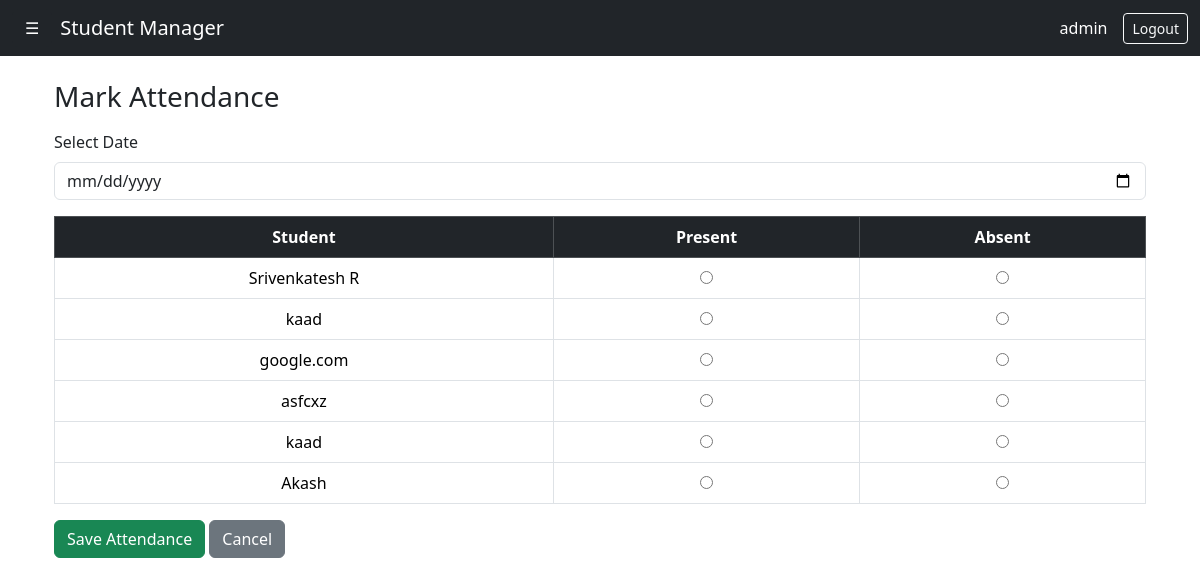
The page /attendance/mark/ (signed in) on the database its author committed.
### core/models.py (models this page shows, shortened)
class Student(models.Model):
    user = models.OneToOneField(
         User,
         on_delete=models.CASCADE,
         null=True,
         blank=True
    )
    DEPARTMENT_CHOICES = [
        ('CSE', 'Computer Science'),
        ('ECE', 'Electronics'),
        ('EEE', 'Electrical'),
        ('ME', 'Mechanical'),
        ('CE', 'Civil'),
    ]
    name = models.CharField(max_length=100)
    email = models.EmailField(unique=True)
    age = models.IntegerField(
        validators=[MinValueValidator(1)]
    )
    roll_number = models.CharField(max_length=20)
    department = models.CharField(max_length=100, choices=DEPARTMENT_CHOICES)
    year = models.IntegerField()
    image = models.ImageField(upload_to='students/', blank=True, null=True)
    created_at = models.DateTimeField(auto_now_add=True)

### core/views.py (the view, shortened to what this page needs)
# urls.py: path("attendance/mark/", views.mark_attendance, name="mark_attendance"),
@login_required
@user_passes_test(is_staff_user)
def mark_attendance(request):
    date = request.GET.get('date') or request.POST.get('date') or now().date()
    students = Student.objects.all()
    attendance_map = {
        att.student_id: att.status
        for att in Attendance.objects.filter(date=date)
    }
    context = {
        "students": students,
        "date": date,
        "attendance_map": attendance_map,  # 👈 VERY IMPORTANT
    }
    return render(request, "core/attendance_form.html", context)

### core/templatetags/dict_extras.py (called while the page is built)
@register.filter
def get_item(dictionary, key):
    return dictionary.get(key)

### core/views.py (called while the page is built)
def is_staff_user(user):
    return user.is_authenticated and user.is_staff

### templates/core/attendance_form.html (shortened to what this page needs)
{% extends "core/base.html" %}
{% load dict_extras %}
{% block content %}
<div class="container mt-4">
    <h3 class="mb-3">Mark Attendance</h3>
    <form method="get" class="mb-3">
        <label class="form-label">Select Date</label>
        <input type="date"
            name="date"
            class="form-control"
            value="{{ date }}"
            onchange="this.form.submit()">
    </form>
    <form method="post">
        <table class="table table-bordered text-center">
            <thead class="table-dark">
                <tr>
                    <th>Student</th>
                    <th>Present</th>
                    <th>Absent</th>
                </tr>
            </thead>
            <tbody>
                {% for student in students %}
                <tr>
                    <td>{{ student.name }}</td>
                    <td>
                        <input type="radio"
                            name="status_{{ student.id }}"
                            value="P"
                            {% if attendance_map|get_item:student.id == "P" %}checked{% endif %}>
                    </td>
                    <td>
                        <input type="radio"
                            name="status_{{ student.id }}"
                            value="A"
                            {% if attendance_map|get_item:student.id == "A" %}checked{% endif %}>
                    </td>
                </tr>
                {% endfor %}
            </tbody>
        </table>
        <button type="submit" class="btn btn-success">
            Save Attendance
        </button>
        <a href="{% url 'dashboard' %}" class="btn btn-secondary">
            Cancel
        </a>
    </form>
</div>
{% endblock %}

### templates/core/base.html (shortened to what this page needs)
<!DOCTYPE html>
<html lang="en">
<head>
    <link href="https://cdn.jsdelivr.net/npm/bootstrap@5.3.2/dist/css/bootstrap.min.css" rel="stylesheet">
</head>
<body>
<nav class="navbar navbar-dark bg-dark">
    <div class="container-fluid">
        <button class="btn btn-dark"
                type="button"
                data-bs-toggle="offcanvas"
                data-bs-target="#sidebar"
                aria-controls="sidebar">
            ☰
        </button>
        <a class="navbar-brand ms-2" href="{% url 'home' %}">
            Student Manager
        </a>
        <div class="d-flex align-items-center ms-auto">
            {% if user.is_authenticated %}
                <span class="text-white me-3">
                    {{ user.username }}
                </span>
                <form method="post" action="{% url 'logout' %}" class="mb-0">
                    <button class="btn btn-outline-light btn-sm">
                        Logout
                    </button>
                </form>
            {% else %}
                <a href="{% url 'login' %}" class="btn btn-outline-light btn-sm">
                    Login
                </a>
            {% endif %}
        </div>
    </div>
</nav>
<div class="container">
    {% block content %}{% endblock %}
</div>
</body>
</html>

### rows shown on the page
Student: name "Srivenkatesh R"
Student: name "kaad"
Student: name "google.com"
Student: name "asfcxz"
Student: name "kaad"
Student: name "Akash"

### other values the page prints
{{ user.username }} "admin"
